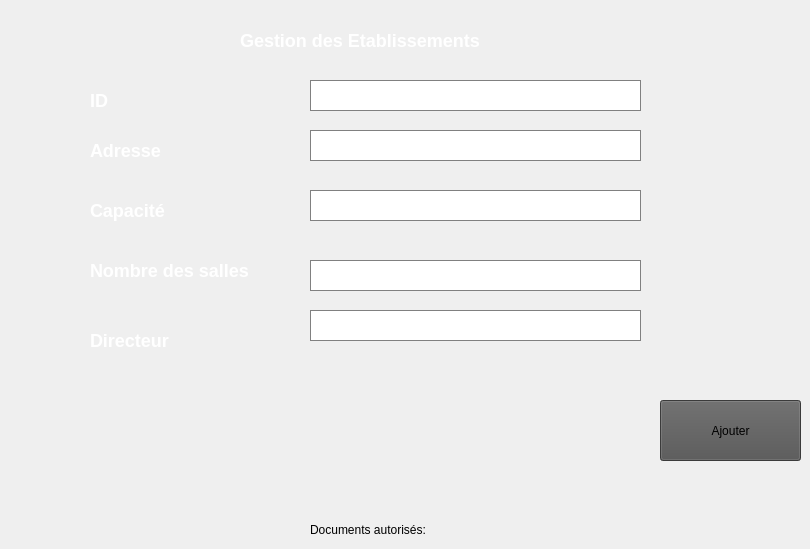
      <widget class="QWidget" name="tab_37">
       <property name="mouseTracking">
        <bool>true</bool>
       </property>
       <property name="tabletTracking">
        <bool>true</bool>
       </property>
       <property name="acceptDrops">
        <bool>true</bool>
       </property>
       <property name="toolTipDuration">
        <number>0</number>
       </property>
       <attribute name="title">
        <string>Ajouter Etablissement</string>
       </attribute>
       <widget class="QLineEdit" name="lineEdit_id">
        <property name="geometry">
         <rect>
          <x>310</x>
          <y>80</y>
          <width>331</width>
          <height>41</height>
         </rect>
        </property>
        <property name="styleSheet">
         <string notr="true">QLineEdit {
    background-color: white;
    color: black;
    border: 1px solid gray;
    padding: 5px;
    margin-bottom: 10px;
}
</string>
        </property>
       </widget>
       <widget class="QLabel" name="labelTitle_19">
        <property name="geometry">
         <rect>
          <x>240</x>
          <y>20</y>
          <width>311</width>
          <height>41</height>
         </rect>
        </property>
        <property name="styleSheet">
         <string notr="true">QLabel {
    font-size: 18px;
    font-weight: bold;
    color: white;
}
</string>
        </property>
        <property name="text">
         <string>Gestion des Etablissements</string>
        </property>
       </widget>
       <widget class="QLineEdit" name="lineEdit_capacite">
        <property name="geometry">
         <rect>
          <x>310</x>
          <y>190</y>
          <width>331</width>
          <height>41</height>
         </rect>
        </property>
        <property name="styleSheet">
         <string notr="true">QLineEdit {
    background-color: white;
    color: black;
    border: 1px solid gray;
    padding: 5px;
    margin-bottom: 10px;
}
</string>
        </property>
        <property name="text">
         <string/>
        </property>
       </widget>
       <widget class="QLabel" name="labeldopcuments_29">
        <property name="geometry">
         <rect>
          <x>310</x>
          <y>520</y>
          <width>211</width>
          <height>20</height>
         </rect>
        </property>
        <property name="styleSheet">
         <string notr="true">font: 600 12pt &quot;Segoe UI&quot;;</string>
        </property>
        <property name="text">
         <string>Documents autorisés: </string>
        </property>
       </widget>
       <widget class="QLineEdit" name="lineEdit_adresse">
        <property name="geometry">
         <rect>
          <x>310</x>
          <y>130</y>
          <width>331</width>
          <height>41</height>
         </rect>
        </property>
        <property name="palette">
         <palette>
          <active>
           <colorrole role="Button">
            <brush brushstyle="SolidPattern">
             <color alpha="255">
              <red>255</red>
              <green>255</green>
              <blue>255</blue>
             </color>
            </brush>
           </colorrole>
           <colorrole role="Light">
            <brush brushstyle="SolidPattern">
             <color alpha="255">
              <red>0</red>
              <green>0</green>
              <blue>0</blue>
             </color>
            </brush>
           </colorrole>
           <colorrole role="Midlight">
            <brush brushstyle="SolidPattern">
             <color alpha="255">
              <red>0</red>
              <green>0</green>
              <blue>0</blue>
             </color>
            </brush>
           </colorrole>
           <colorrole role="Dark">
            <brush brushstyle="SolidPattern">
             <color alpha="255">
              <red>0</red>
              <green>0</green>
              <blue>0</blue>
             </color>
            </brush>
           </colorrole>
           <colorrole role="Mid">
            <brush brushstyle="SolidPattern">
             <color alpha="255">
              <red>0</red>
              <green>0</green>
              <blue>0</blue>
             </color>
            </brush>
           </colorrole>
           <colorrole role="Window">
            <brush brushstyle="SolidPattern">
             <color alpha="255">
              <red>255</red>
              <green>255</green>
              <blue>255</blue>
             </color>
            </brush>
           </colorrole>
           <colorrole role="Shadow">
            <brush brushstyle="SolidPattern">
             <color alpha="255">
              <red>0</red>
              <green>0</green>
              <blue>0</blue>
             </color>
            </brush>
           </colorrole>
           <colorrole role="AlternateBase">
            <brush brushstyle="SolidPattern">
             <color alpha="255">
              <red>0</red>
              <green>0</green>
              <blue>0</blue>
             </color>
            </brush>
           </colorrole>
           <colorrole role="PlaceholderText">
            <brush brushstyle="SolidPattern">
             <color alpha="255">
              <red>0</red>
              <green>0</green>
              <blue>0</blue>
             </color>
            </brush>
           </colorrole>
          </active>
          <inactive>
           <colorrole role="Button">
            <brush brushstyle="SolidPattern">
             <color alpha="255">
              <red>255</red>
              <green>255</green>
              <blue>255</blue>
             </color>
            </brush>
           </colorrole>
           <colorrole role="Light">
            <brush brushstyle="SolidPattern">
             <color alpha="255">
              <red>0</red>
              <green>0</green>
              <blue>0</blue>
             </color>
            </brush>
           </colorrole>
           <colorrole role="Midlight">
            <brush brushstyle="SolidPattern">
             <color alpha="255">
              <red>0</red>
              <green>0</green>
              <blue>0</blue>
             </color>
            </brush>
           </colorrole>
           <colorrole role="Dark">
            <brush brushstyle="SolidPattern">
             <color alpha="255">
              <red>0</red>
              <green>0</green>
              <blue>0</blue>
             </color>
            </brush>
           </colorrole>
           <colorrole role="Mid">
            <brush brushstyle="SolidPattern">
             <color alpha="255">
              <red>0</red>
              <green>0</green>
              <blue>0</blue>
             </color>
            </brush>
           </colorrole>
           <colorrole role="Window">
            <brush brushstyle="SolidPattern">
             <color alpha="255">
              <red>255</red>
              <green>255</green>
              <blue>255</blue>
             </color>
            </brush>
           </colorrole>
           <colorrole role="Shadow">
            <brush brushstyle="SolidPattern">
             <color alpha="255">
              <red>0</red>
              <green>0</green>
              <blue>0</blue>
             </color>
            </brush>
           </colorrole>
           <colorrole role="AlternateBase">
            <brush brushstyle="SolidPattern">
             <color alpha="255">
              <red>0</red>
              <green>0</green>
              <blue>0</blue>
             </color>
            </brush>
           </colorrole>
           <colorrole role="PlaceholderText">
            <brush brushstyle="SolidPattern">
             <color alpha="255">
              <red>0</red>
              <green>0</green>
              <blue>0</blue>
             </color>
            </brush>
           </colorrole>
          </inactive>
          <disabled>
           <colorrole role="Button">
            <brush brushstyle="SolidPattern">
             <color alpha="255">
              <red>255</red>
              <green>255</green>
              <blue>255</blue>
             </color>
            </brush>
           </colorrole>
           <colorrole role="Light">
            <brush brushstyle="SolidPattern">
             <color alpha="255">
              <red>0</red>
              <green>0</green>
              <blue>0</blue>
             </color>
            </brush>
           </colorrole>
           <colorrole role="Midlight">
            <brush brushstyle="SolidPattern">
             <color alpha="255">
              <red>0</red>
              <green>0</green>
              <blue>0</blue>
             </color>
            </brush>
           </colorrole>
           <colorrole role="Dark">
            <brush brushstyle="SolidPattern">
             <color alpha="255">
              <red>0</red>
              <green>0</green>
              <blue>0</blue>
             </color>
            </brush>
           </colorrole>
           <colorrole role="Mid">
            <brush brushstyle="SolidPattern">
             <color alpha="255">
              <red>0</red>
              <green>0</green>
              <blue>0</blue>
             </color>
            </brush>
           </colorrole>
           <colorrole role="Window">
            <brush brushstyle="SolidPattern">
             <color alpha="255">
              <red>255</red>
              <green>255</green>
              <blue>255</blue>
             </color>
            </brush>
           </colorrole>
           <colorrole role="Shadow">
            <brush brushstyle="SolidPattern">
             <color alpha="255">
              <red>0</red>
              <green>0</green>
              <blue>0</blue>
             </color>
            </brush>
           </colorrole>
           <colorrole role="AlternateBase">
            <brush brushstyle="SolidPattern">
             <color alpha="255">
              <red>0</red>
              <green>0</green>
              <blue>0</blue>
             </color>
            </brush>
           </colorrole>
           <colorrole role="PlaceholderText">
            <brush brushstyle="SolidPattern">
             <color alpha="255">
              <red>0</red>
              <green>0</green>
              <blue>0</blue>
             </color>
            </brush>
           </colorrole>
          </disabled>
         </palette>
        </property>
        <property name="cursor">
         <cursorShape>ArrowCursor</cursorShape>
        </property>
        <property name="styleSheet">
         <string notr="true">QLineEdit {
    background-color: white;
    color: black;
    border: 1px solid gray;
    padding: 5px;
    margin-bottom: 10px;
}
</string>
        </property>
        <property name="frame">
         <bool>true</bool>
        </property>
        <property name="echoMode">
         <enum>QLineEdit::Normal</enum>
        </property>
        <property name="dragEnabled">
         <bool>false</bool>
        </property>
        <property name="readOnly">
         <bool>false</bool>
        </property>
       </widget>
       <widget class="QLabel" name="labelTitle_21">
        <property name="geometry">
         <rect>
          <x>90</x>
          <y>90</y>
          <width>131</width>
          <height>21</height>
         </rect>
        </property>
        <property name="styleSheet">
         <string notr="true">QLabel {
    font-size: 18px;
    font-weight: bold;
    color: white;
}
</string>
        </property>
        <property name="text">
         <string>ID</string>
        </property>
       </widget>
       <widget class="QLabel" name="labelTitle_22">
        <property name="geometry">
         <rect>
          <x>90</x>
          <y>140</y>
          <width>131</width>
          <height>21</height>
         </rect>
        </property>
        <property name="styleSheet">
         <string notr="true">QLabel {
    font-size: 18px;
    font-weight: bold;
    color: white;
}
</string>
        </property>
        <property name="text">
         <string>Adresse</string>
        </property>
       </widget>
       <widget class="QLabel" name="labelTitle_23">
        <property name="geometry">
         <rect>
          <x>90</x>
          <y>200</y>
          <width>131</width>
          <height>21</height>
         </rect>
        </property>
        <property name="styleSheet">
         <string notr="true">QLabel {
    font-size: 18px;
    font-weight: bold;
    color: white;
}
</string>
        </property>
        <property name="text">
         <string>Capacité</string>
        </property>
       </widget>
       <widget class="QLabel" name="labelTitle_24">
        <property name="geometry">
         <rect>
          <x>90</x>
          <y>260</y>
          <width>171</width>
          <height>21</height>
         </rect>
        </property>
        <property name="styleSheet">
         <string notr="true">QLabel {
    font-size: 18px;
    font-weight: bold;
    color: white;
}
</string>
        </property>
        <property name="text">
         <string>Nombre des salles</string>
        </property>
       </widget>
       <widget class="QLabel" name="labelTitle_25">
        <property name="geometry">
         <rect>
          <x>90</x>
          <y>330</y>
          <width>131</width>
          <height>21</height>
         </rect>
        </property>
        <property name="styleSheet">
         <string notr="true">QLabel {
    font-size: 18px;
    font-weight: bold;
    color: white;
}
</string>
        </property>
        <property name="text">
         <string>Directeur</string>
        </property>
       </widget>
       <widget class="QLineEdit" name="lineEdit_directeur">
        <property name="geometry">
         <rect>
          <x>310</x>
          <y>310</y>
          <width>331</width>
          <height>41</height>
         </rect>
        </property>
        <property name="styleSheet">
         <string notr="true">QLineEdit {
    background-color: white;
    color: black;
    border: 1px solid gray;
    padding: 5px;
    margin-bottom: 10px;
}
</string>
        </property>
        <property name="text">
         <string/>
        </property>
       </widget>
       <widget class="QPushButton" name="pushButton_ajouter">
        <property name="geometry">
         <rect>
          <x>660</x>
          <y>400</y>
          <width>141</width>
          <height>61</height>
         </rect>
        </property>
        <property name="styleSheet">
         <string notr="true">background-color: rgb(83, 83, 83);</string>
        </property>
        <property name="text">
         <string>Ajouter</string>
        </property>
       </widget>
       <widget class="QLineEdit" name="lineEdit_nbsalle">
        <property name="geometry">
         <rect>
          <x>310</x>
          <y>260</y>
          <width>331</width>
          <height>41</height>
         </rect>
        </property>
        <property name="styleSheet">
         <string notr="true">QLineEdit {
    background-color: white;
    color: black;
    border: 1px solid gray;
    padding: 5px;
    margin-bottom: 10px;
}
</string>
        </property>
        <property name="text">
         <string/>
        </property>
       </widget>
      </widget>
